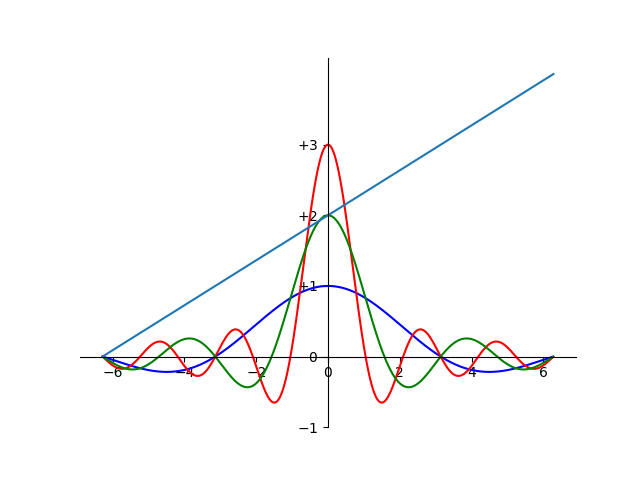

Generate this figure with Python:
import numpy as np
import matplotlib.pyplot as plt

x = np.arange(-2*np.pi,2*np.pi,0.01)

y1 = np.sin(x)/x
y2 = np.sin(3*x)/x
y3 = np.sin(2*x)/x

plt.plot(x,y1,color='b')
plt.plot(x,y2,color='r')
plt.plot(x,y3,color='g')
plt.plot([-2*np.pi, -np.pi, 0, np.pi, 2*np.pi],[r's-2\pi$',r'$-\pi$','$0$',r'$+\pi$',r'$+2\pi$'])
plt.yticks([-1,0,+1,+2,+3],[r'$-1$',r'$0$',r'$+1$',r'$+2$',r'$+3$'])

ax = plt.gca()

ax.spines['right'].set_color('none')
ax.spines['top'].set_color('none')
ax.xaxis.set_ticks_position('bottom')
ax.spines['bottom'].set_position(('data',0))
ax.yaxis.set_ticks_position('left')
ax.spines['left'].set_position(('data',0))

plt.show()
